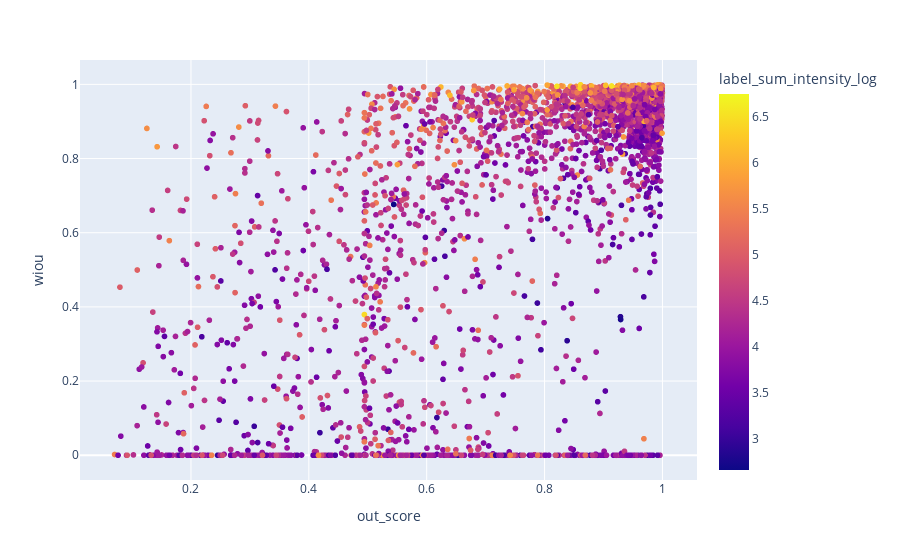

The notebook cell this image was saved under:
### Code cell
import plotly.express as px

test_df["label_sum_intensity_log"] = np.log10(test_df["label_sum_intensity"] + 1)
px.scatter(
    data_frame=test_df,
    x="out_score",
    y="wiou",
    color="label_sum_intensity_log",
    hover_data=[
        "pept_mz_rank",
        test_df.index,
    ],
)

### Figure 1 — Plotly figure (JSON) as saved in the notebook; plotly's stock layout.template omitted (floating-point values rounded to 4 significant figures; data arrays with more than 128 entries replaced by an {"elided": "..."} marker saying what was removed)
{"data": [{"customdata": {"elided": "3103x2 int values"}, "hovertemplate": "out_score=%{x}<br>wiou=%{y}<br>pept_mz_rank=%{customdata[0]}<br>index=%{customdata[1]}<br>label_sum_intensity_log=%{marker.color}<extra></extra>", "legendgroup": "", "marker": {"color": {"elided": "3103 float values"}, "coloraxis": "coloraxis", "symbol": "circle"}, "mode": "markers", "name": "", "showlegend": false, "type": "scattergl", "x": {"elided": "3103 float values"}, "xaxis": "x", "y": {"elided": "3103 float values"}, "yaxis": "y"}], "layout": {"coloraxis": {"colorbar": {"title": {"text": "label_sum_intensity_log"}}, "colorscale": [[0, "#0d0887"], [0.1111, "#46039f"], [0.2222, "#7201a8"], [0.3333, "#9c179e"], [0.4444, "#bd3786"], [0.5556, "#d8576b"], [0.6667, "#ed7953"], [0.7778, "#fb9f3a"], [0.8889, "#fdca26"], [1, "#f0f921"]]}, "legend": {"tracegroupgap": 0}, "margin": {"t": 60}, "xaxis": {"anchor": "y", "domain": [0, 1], "title": {"text": "out_score"}}, "yaxis": {"anchor": "x", "domain": [0, 1], "title": {"text": "wiou"}}}}
